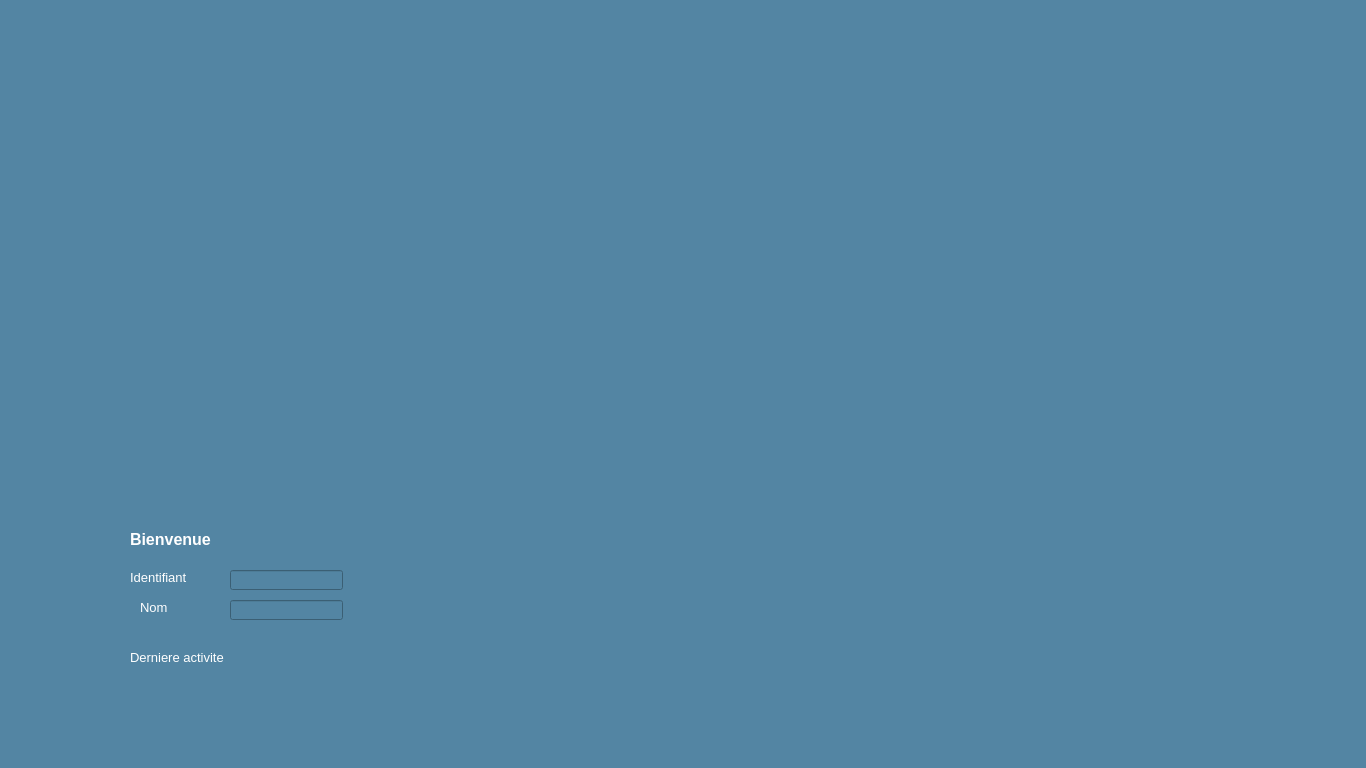
<?xml version="1.0" encoding="UTF-8"?>
<ui version="4.0">
 <class>Dialog</class>
 <widget class="QDialog" name="Dialog">
  <property name="geometry">
   <rect>
    <x>0</x>
    <y>0</y>
    <width>1366</width>
    <height>768</height>
   </rect>
  </property>
  <property name="palette">
   <palette>
    <active>
     <colorrole role="WindowText">
      <brush brushstyle="SolidPattern">
       <color alpha="255">
        <red>255</red>
        <green>255</green>
        <blue>127</blue>
       </color>
      </brush>
     </colorrole>
     <colorrole role="Button">
      <brush brushstyle="SolidPattern">
       <color alpha="255">
        <red>83</red>
        <green>133</green>
        <blue>163</blue>
       </color>
      </brush>
     </colorrole>
     <colorrole role="Text">
      <brush brushstyle="SolidPattern">
       <color alpha="255">
        <red>255</red>
        <green>255</green>
        <blue>127</blue>
       </color>
      </brush>
     </colorrole>
     <colorrole role="ButtonText">
      <brush brushstyle="SolidPattern">
       <color alpha="255">
        <red>255</red>
        <green>255</green>
        <blue>127</blue>
       </color>
      </brush>
     </colorrole>
     <colorrole role="Base">
      <brush brushstyle="SolidPattern">
       <color alpha="255">
        <red>83</red>
        <green>133</green>
        <blue>163</blue>
       </color>
      </brush>
     </colorrole>
     <colorrole role="Window">
      <brush brushstyle="SolidPattern">
       <color alpha="255">
        <red>83</red>
        <green>133</green>
        <blue>163</blue>
       </color>
      </brush>
     </colorrole>
    </active>
    <inactive>
     <colorrole role="WindowText">
      <brush brushstyle="SolidPattern">
       <color alpha="255">
        <red>255</red>
        <green>255</green>
        <blue>127</blue>
       </color>
      </brush>
     </colorrole>
     <colorrole role="Button">
      <brush brushstyle="SolidPattern">
       <color alpha="255">
        <red>83</red>
        <green>133</green>
        <blue>163</blue>
       </color>
      </brush>
     </colorrole>
     <colorrole role="Text">
      <brush brushstyle="SolidPattern">
       <color alpha="255">
        <red>255</red>
        <green>255</green>
        <blue>127</blue>
       </color>
      </brush>
     </colorrole>
     <colorrole role="ButtonText">
      <brush brushstyle="SolidPattern">
       <color alpha="255">
        <red>255</red>
        <green>255</green>
        <blue>127</blue>
       </color>
      </brush>
     </colorrole>
     <colorrole role="Base">
      <brush brushstyle="SolidPattern">
       <color alpha="255">
        <red>83</red>
        <green>133</green>
        <blue>163</blue>
       </color>
      </brush>
     </colorrole>
     <colorrole role="Window">
      <brush brushstyle="SolidPattern">
       <color alpha="255">
        <red>83</red>
        <green>133</green>
        <blue>163</blue>
       </color>
      </brush>
     </colorrole>
    </inactive>
    <disabled>
     <colorrole role="WindowText">
      <brush brushstyle="SolidPattern">
       <color alpha="255">
        <red>255</red>
        <green>255</green>
        <blue>127</blue>
       </color>
      </brush>
     </colorrole>
     <colorrole role="Button">
      <brush brushstyle="SolidPattern">
       <color alpha="255">
        <red>83</red>
        <green>133</green>
        <blue>163</blue>
       </color>
      </brush>
     </colorrole>
     <colorrole role="Text">
      <brush brushstyle="SolidPattern">
       <color alpha="255">
        <red>255</red>
        <green>255</green>
        <blue>127</blue>
       </color>
      </brush>
     </colorrole>
     <colorrole role="ButtonText">
      <brush brushstyle="SolidPattern">
       <color alpha="255">
        <red>255</red>
        <green>255</green>
        <blue>127</blue>
       </color>
      </brush>
     </colorrole>
     <colorrole role="Base">
      <brush brushstyle="SolidPattern">
       <color alpha="255">
        <red>83</red>
        <green>133</green>
        <blue>163</blue>
       </color>
      </brush>
     </colorrole>
     <colorrole role="Window">
      <brush brushstyle="SolidPattern">
       <color alpha="255">
        <red>83</red>
        <green>133</green>
        <blue>163</blue>
       </color>
      </brush>
     </colorrole>
    </disabled>
   </palette>
  </property>
  <property name="windowTitle">
   <string>Dialog</string>
  </property>
  <property name="styleSheet">
   <string notr="true"/>
  </property>
  <widget class="QLabel" name="label">
   <property name="geometry">
    <rect>
     <x>130</x>
     <y>530</y>
     <width>101</width>
     <height>16</height>
    </rect>
   </property>
   <property name="text">
    <string>&lt;html&gt;&lt;head/&gt;&lt;body&gt;&lt;p&gt;&lt;span style=&quot; font-size:12pt; font-weight:600; color:#ffffff;&quot;&gt;Bienvenue&lt;/span&gt;&lt;/p&gt;&lt;/body&gt;&lt;/html&gt;</string>
   </property>
  </widget>
  <widget class="QLabel" name="label_2">
   <property name="geometry">
    <rect>
     <x>130</x>
     <y>570</y>
     <width>71</width>
     <height>16</height>
    </rect>
   </property>
   <property name="text">
    <string>&lt;html&gt;&lt;head/&gt;&lt;body&gt;&lt;p&gt;&lt;span style=&quot; font-size:10pt; color:#ffffff;&quot;&gt;Identifiant &lt;/span&gt;&lt;/p&gt;&lt;/body&gt;&lt;/html&gt;</string>
   </property>
  </widget>
  <widget class="QLabel" name="label_4">
   <property name="geometry">
    <rect>
     <x>140</x>
     <y>600</y>
     <width>71</width>
     <height>16</height>
    </rect>
   </property>
   <property name="text">
    <string>&lt;html&gt;&lt;head/&gt;&lt;body&gt;&lt;p&gt;&lt;span style=&quot; font-size:10pt; color:#ffffff;&quot;&gt;Nom&lt;/span&gt;&lt;/p&gt;&lt;/body&gt;&lt;/html&gt;</string>
   </property>
  </widget>
  <widget class="QLineEdit" name="lineEdit_iDdialog">
   <property name="geometry">
    <rect>
     <x>230</x>
     <y>570</y>
     <width>113</width>
     <height>20</height>
    </rect>
   </property>
  </widget>
  <widget class="QLineEdit" name="lineEdit_NomDialog">
   <property name="geometry">
    <rect>
     <x>230</x>
     <y>600</y>
     <width>113</width>
     <height>20</height>
    </rect>
   </property>
  </widget>
  <widget class="QLabel" name="label_3">
   <property name="geometry">
    <rect>
     <x>130</x>
     <y>650</y>
     <width>101</width>
     <height>16</height>
    </rect>
   </property>
   <property name="text">
    <string>&lt;html&gt;&lt;head/&gt;&lt;body&gt;&lt;p&gt;&lt;span style=&quot; font-size:10pt; color:#ffffff;&quot;&gt;Derniere activite&lt;/span&gt;&lt;/p&gt;&lt;/body&gt;&lt;/html&gt;</string>
   </property>
  </widget>
  <widget class="QPushButton" name="pushButton_gestionsvols">
   <property name="geometry">
    <rect>
     <x>60</x>
     <y>250</y>
     <width>200</width>
     <height>200</height>
    </rect>
   </property>
   <property name="styleSheet">
    <string notr="true">color: rgb(0, 0, 0);</string>
   </property>
   <property name="text">
    <string/>
   </property>
   <property name="icon">
    <iconset resource="images.qrc">
     <normaloff>:/travel.png</normaloff>:/travel.png</iconset>
   </property>
   <property name="iconSize">
    <size>
     <width>100</width>
     <height>100</height>
    </size>
   </property>
   <property name="flat">
    <bool>true</bool>
   </property>
  </widget>
  <widget class="QPushButton" name="pushButton_promotions">
   <property name="geometry">
    <rect>
     <x>410</x>
     <y>250</y>
     <width>181</width>
     <height>201</height>
    </rect>
   </property>
   <property name="text">
    <string/>
   </property>
   <property name="icon">
    <iconset resource="images.qrc">
     <normaloff>:/Shopping_and_Commerce_-_Outline_80-512.png</normaloff>:/Shopping_and_Commerce_-_Outline_80-512.png</iconset>
   </property>
   <property name="iconSize">
    <size>
     <width>100</width>
     <height>100</height>
    </size>
   </property>
   <property name="flat">
    <bool>true</bool>
   </property>
  </widget>
  <widget class="QPushButton" name="pushButton_stats">
   <property name="geometry">
    <rect>
     <x>760</x>
     <y>250</y>
     <width>191</width>
     <height>211</height>
    </rect>
   </property>
   <property name="text">
    <string/>
   </property>
   <property name="icon">
    <iconset resource="images.qrc">
     <normaloff>:/statistiques.png</normaloff>:/statistiques.png</iconset>
   </property>
   <property name="iconSize">
    <size>
     <width>100</width>
     <height>100</height>
    </size>
   </property>
   <property name="flat">
    <bool>true</bool>
   </property>
  </widget>
  <widget class="QLabel" name="label_5">
   <property name="geometry">
    <rect>
     <x>-70</x>
     <y>-10</y>
     <width>1441</width>
     <height>768</height>
    </rect>
   </property>
   <property name="text">
    <string/>
   </property>
   <property name="pixmap">
    <pixmap resource="images.qrc">:/Layer 0.png</pixmap>
   </property>
  </widget>
  <zorder>label_5</zorder>
  <zorder>label</zorder>
  <zorder>label_2</zorder>
  <zorder>label_4</zorder>
  <zorder>lineEdit_iDdialog</zorder>
  <zorder>lineEdit_NomDialog</zorder>
  <zorder>label_3</zorder>
  <zorder>pushButton_gestionsvols</zorder>
  <zorder>pushButton_promotions</zorder>
  <zorder>pushButton_stats</zorder>
 </widget>
 <resources>
  <include location="images.qrc"/>
 </resources>
 <connections/>
</ui>
